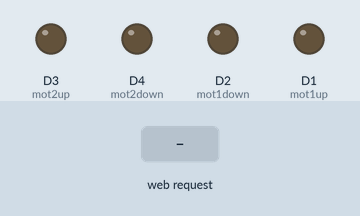
Recording of a sketch running on a simulated ESP8266 (NodeMCU). Parts: output pins drawn as LEDs (lit = HIGH). The test bench sets the inputs (shaded band). WiFi joins after 1.5 s; servers stay silent unless stated; what the sketch prints to the serial monitor is not drawn.

Above: at 2.7 s.
2.8 s: HTTP request GET /UP received
At 3.4 s:
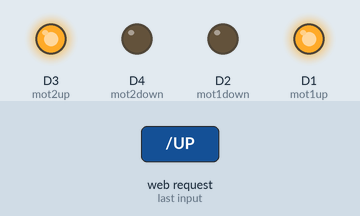
4.3 s: HTTP request GET /DOWN received
At 5.7 s:
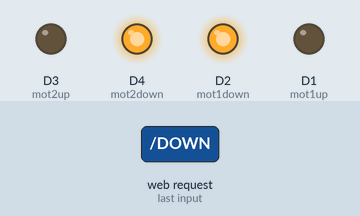
Timing chart, 0 to 7.3 s (numbered marks = the images above; inputs shaded):
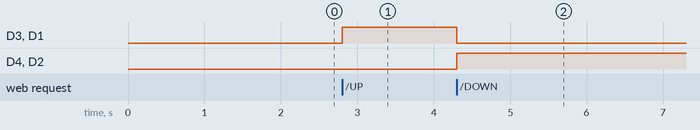

Measured:
- after the input at 2.8 s, D3 (mot2up), D1 (mot1up): LOW → HIGH at once
- after the input at 4.3 s, D3 (mot2up), D1 (mot1up): HIGH → LOW at once; D4 (mot2down), D2 (mot1down): LOW → HIGH at once

The sketch:

Testwifi.ino
```cpp
#include <ESP8266WiFi.h>
#include <WiFiClient.h>
#include <ESP8266WebServer.h>
const char *ssid = "STAFF_WiFi_ByIT";
const char *password = "";
int mot1up = D1;
int mot1down = D2;
int mot2up = D3;
int mot2down = D4;

WiFiServer server(100);


void setup() {
  Serial.begin(115200);
  delay (10);
pinMode(mot1up,OUTPUT);
pinMode(mot1down,OUTPUT);
pinMode(mot2up,OUTPUT);
pinMode(mot2down,OUTPUT);

  Serial.println();
  Serial.println();
  Serial.print("Connecting to ");
  Serial.println(ssid);

  WiFi.begin(ssid, password);

  while (WiFi.status() != WL_CONNECTED) {
    delay(500);
    Serial.print(".");
  }
  Serial.println("");
  Serial.println("WiFi connected");

  server.begin();
  Serial.println("Server started");
  Serial.print("Use this URL to connect: ");
  Serial.print("http://");
  Serial.print(WiFi.localIP());
  Serial.println("/");
}

void loop() {
 WiFiClient client = server.available();
 if (!client){
  return;
 }
 Serial.println("new client");
 while(!client.available()){
    delay(1);
 }
 String request = client.readStringUntil('\r');
 Serial.println(request);
 client.flush();

  client.println("HTTP/1.1 200 OK");
  client.println("Content-Type: text/html");
  client.println(""); //  do not forget this one
  client.println("<!DOCTYPE HTML>");
  client.println("<html>");

   int value = LOW;
  if (request.indexOf("/UP") != -1)  {
    analogWrite(mot1up, 1024);
    analogWrite(mot1down, 0);
    analogWrite(mot2up, 1024);
    analogWrite(mot2down, 0);
    value = HIGH;
  }
  if (request.indexOf("/DOWN") != -1)  {
    analogWrite(mot1up, 0);
    analogWrite(mot1down, 1024);
    analogWrite(mot2up, 0);
    analogWrite(mot2down, 1024);
    value = LOW;
  }
  client.println("HTTP/1.1 200 OK");
  client.println("Content-Type: text/html");
  client.println(""); //  do not forget this one
  client.println("<!DOCTYPE HTML>");
  client.println("<html>");

   if(value == HIGH) {
    client.print("UP");
  } else {
    client.print("DOWN");
  }
  client.println("<br><br>");
  client.println("<a href=\"/UP\"\"><button>Turn UP </button></a>");
  client.println("<a href=\"/DOWN\"\"><button>Turn DOWN </button></a><br />");
  client.println("</html>");

  delay(1);
  Serial.println("Client disonnected");
  Serial.println("");

}
```
